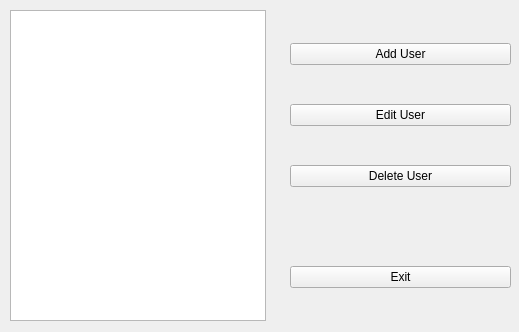
<?xml version="1.0" encoding="UTF-8"?>
<ui version="4.0">
 <class>AdminScreen</class>
 <widget class="QMainWindow" name="AdminScreen">
  <property name="geometry">
   <rect>
    <x>0</x>
    <y>0</y>
    <width>519</width>
    <height>332</height>
   </rect>
  </property>
  <property name="windowTitle">
   <string>Administration Mode</string>
  </property>
  <widget class="QWidget" name="centralwidget">
   <widget class="QTableView" name="tableView">
    <property name="geometry">
     <rect>
      <x>10</x>
      <y>10</y>
      <width>256</width>
      <height>311</height>
     </rect>
    </property>
   </widget>
   <widget class="QWidget" name="">
    <property name="geometry">
     <rect>
      <x>290</x>
      <y>10</y>
      <width>221</width>
      <height>311</height>
     </rect>
    </property>
    <layout class="QVBoxLayout" name="verticalLayout">
     <item>
      <widget class="QPushButton" name="pushButton_2">
       <property name="text">
        <string>Add User</string>
       </property>
      </widget>
     </item>
     <item>
      <widget class="QPushButton" name="pushButton_3">
       <property name="text">
        <string>Edit User</string>
       </property>
      </widget>
     </item>
     <item>
      <widget class="QPushButton" name="pushButton_4">
       <property name="text">
        <string>Delete User</string>
       </property>
      </widget>
     </item>
     <item>
      <spacer name="verticalSpacer">
       <property name="orientation">
        <enum>Qt::Vertical</enum>
       </property>
       <property name="sizeType">
        <enum>QSizePolicy::Fixed</enum>
       </property>
       <property name="sizeHint" stdset="0">
        <size>
         <width>20</width>
         <height>40</height>
        </size>
       </property>
      </spacer>
     </item>
     <item>
      <widget class="QPushButton" name="pushButton">
       <property name="text">
        <string>Exit</string>
       </property>
      </widget>
     </item>
    </layout>
   </widget>
  </widget>
 </widget>
 <resources/>
 <connections/>
</ui>
